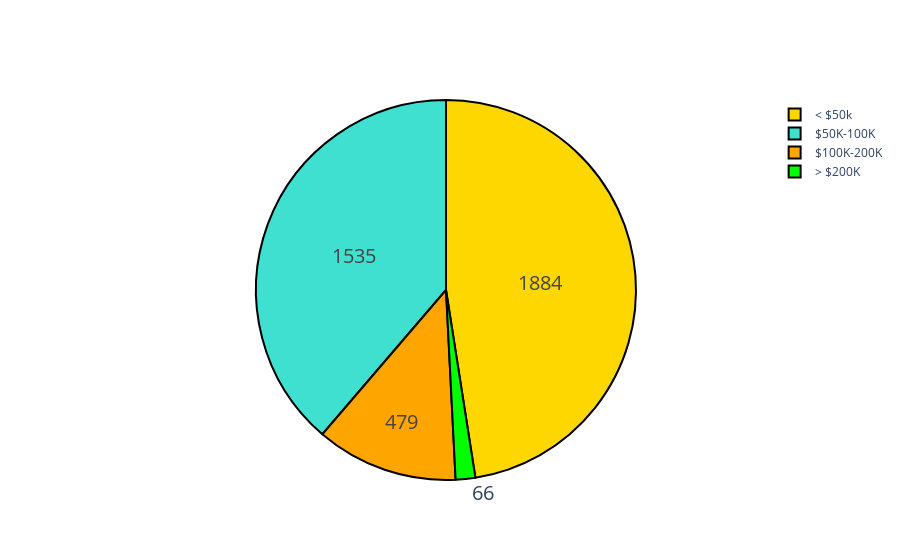

Notebook cell for this chart:
### Code cell
labels = ['< $50k','$50K-100K','$100K-200K','> $200K']
salary_Pie = np.array([0,0,0,0])
for sal in data.Salary:
    if sal < 50000:
        salary_Pie[0] += 1
    if 50000< sal < 100000:
        salary_Pie[1] += 1
    if 100000< sal < 200000:
        salary_Pie[2] += 1
    if 200000< sal :
        salary_Pie[3] += 1
fig = go.Figure(data=[go.Pie(labels=labels, values=salary_Pie)])

colors = ['gold', 'turquoise', 'orange', 'lime']

fig.update_traces(hoverinfo='label+percent', textinfo='value', textfont_size=20,
                  marker=dict(colors=colors, line=dict(color='#000000', width=2)))
fig.show()

### Figure 1 — Plotly figure (JSON) as saved in the notebook; plotly's stock layout.template omitted (floating-point values rounded to 4 significant figures)
{"data": [{"hoverinfo": "label+percent", "labels": ["< $50k", "$50K-100K", "$100K-200K", "> $200K"], "marker": {"colors": ["gold", "turquoise", "orange", "lime"], "line": {"color": "#000000", "width": 2}}, "textfont": {"size": 20}, "textinfo": "value", "type": "pie", "values": [1884, 1535, 479, 66]}], "layout": {}}
